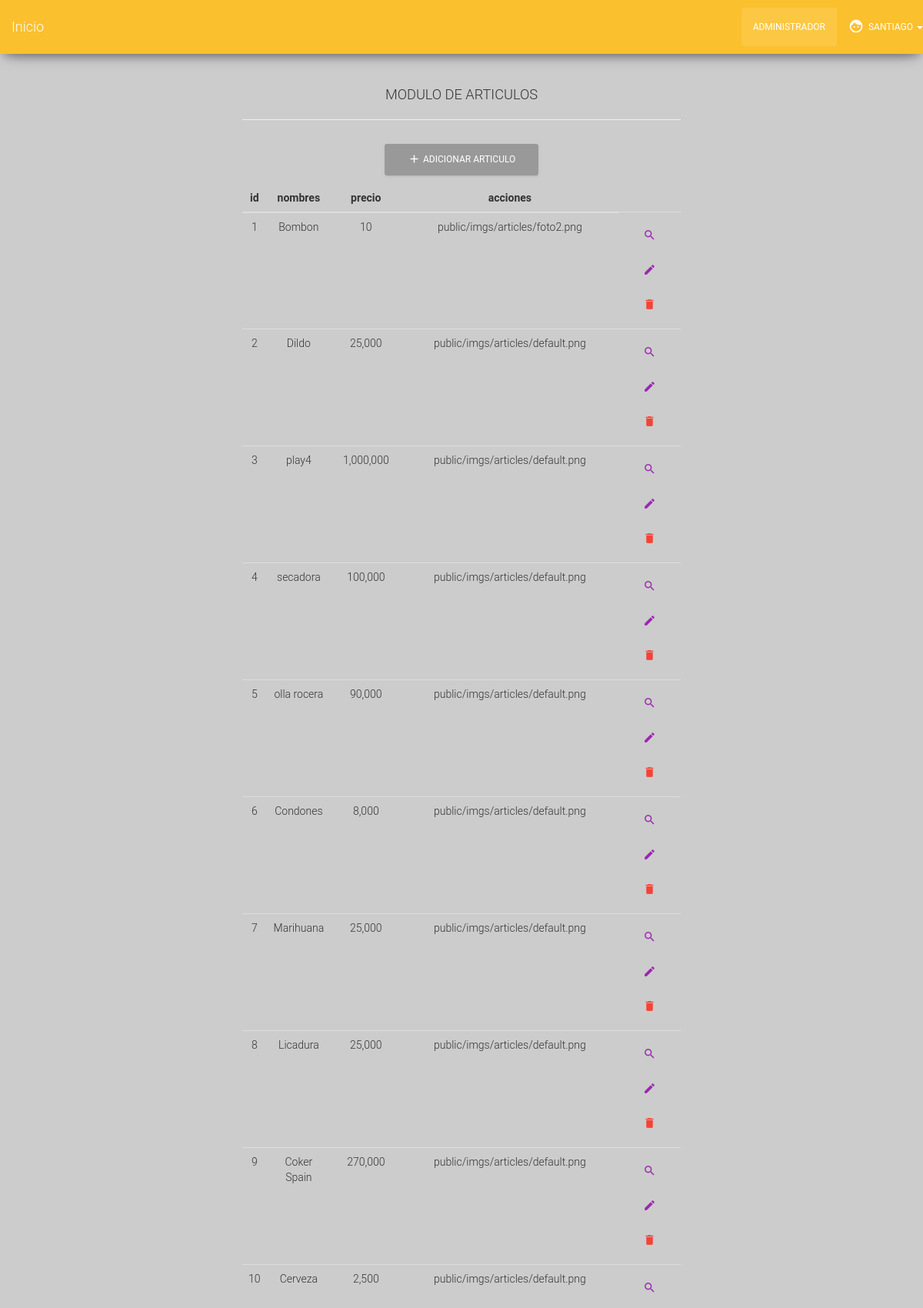
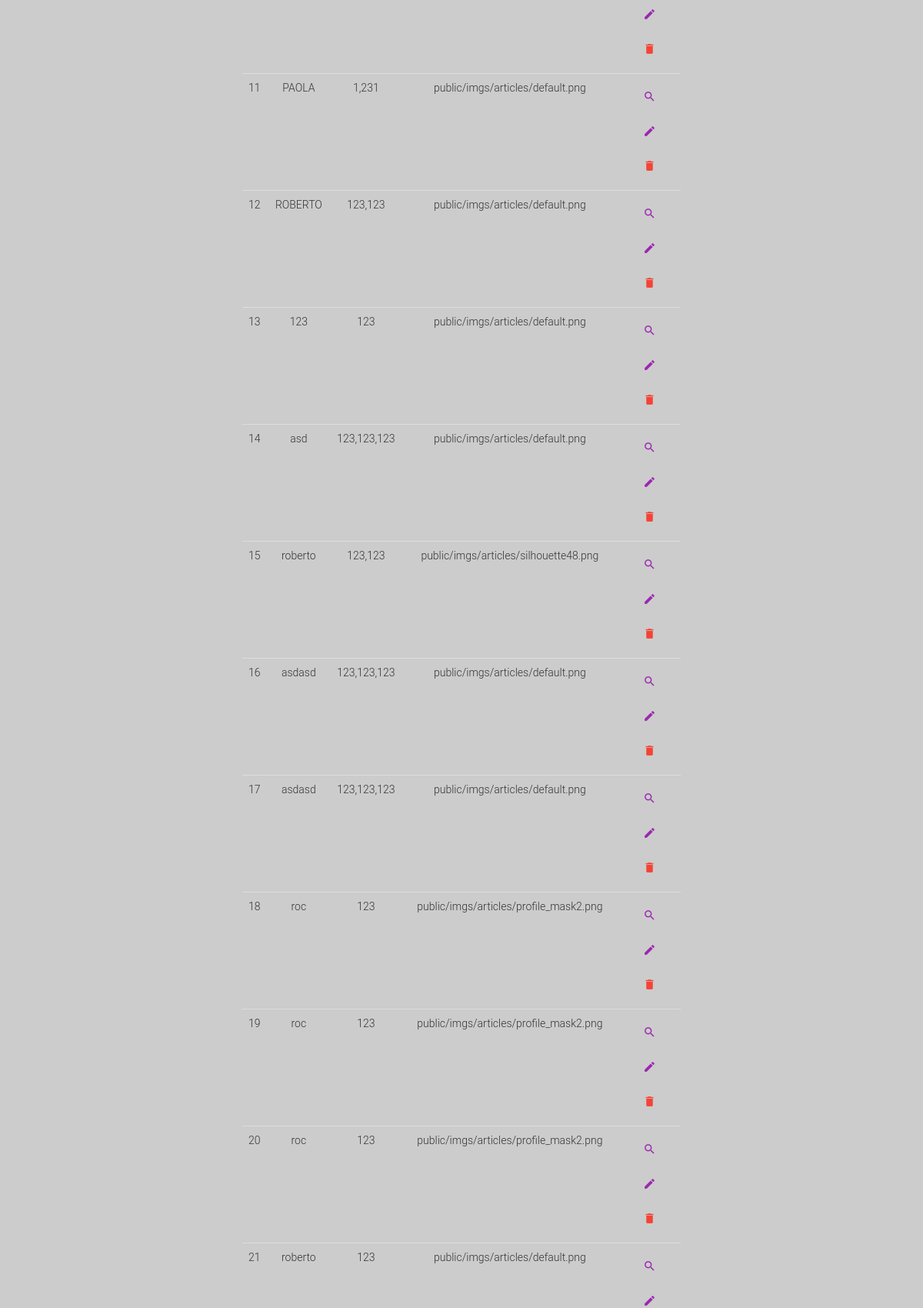
/pdo/admin/articles/index.php (signed in, upper part), run on the app's committed database (2 pictures, top to bottom).
### tables this page shows
CREATE TABLE `articulos` (
  `id` int(11) NOT NULL,
  `nombre` varchar(24) NOT NULL,
  `precio` int(11) NOT NULL,
  `imagen` varchar(128) NOT NULL DEFAULT 'public/imgs/articles/default.png'
);

### pdo/config/database.php (called while the page is built, shortened)
<?php
function showArticles($con){
	try {
		$stm = $con->prepare("select * from articulos");
		$stm->execute();
		return $stm->fetchAll();
	} catch (PDOException $e) {
		echo $e->getMessage();
	}
}

### pdo/admin/articles/index.php (the view, shortened to what this page needs)
<?php
	require '../../config/database.php';
	include '../../template/header.inc';
	include '../../template/navbar.inc';
?>
<div class="container-fluid">
	<div class="row">
		<div class="col-md-6 col-md-offset-3 text-center">
				<h4 class="text-uppercase">Modulo de articulos</h4>
				<hr>
				<a href="add.php" class="btn tbn-success">
					<i class="material-icons">add</i>
					adicionar articulo
				</a>
				<br>
				<table class="table table-hover">
						<thead>
							<th class="text-center">id</th>
							<th class="text-center">nombres</th>
							<th class="text-center">precio</th>
							<th class="text-center">acciones</th>
						</thead>
						<tbody>
							<?php 	$arts = showArticles($con);?>
							<?php foreach($arts as $art): ?>
								<tr>
									<td><?= $art['id'] ?></td>
									<td><?= $art['nombre'] ?>	</td>
									<td><?= number_format($art['precio']) ?></td>
									<td><?= $art['imagen'] ?></td>
									<td>
										<a href="show.php?id=<?=$art['id']?>" class="btn btn-primary btn-xs btn-simple" title="consultar"><i class="material-icons">search</i></a>
										<a href="edit.php?id=<?=$art['id']?>" class="btn btn-primary btn-xs btn-simple" title="modificar"><i class="material-icons">create</i></a>
										<a href="javascript:;" class="btn btn-danger btn-xs btn-simple btn-delete" rel="tooltop" data-delete="<?=$art['id']?>" title="eliminar"><i class="material-icons">delete</i></a>
									</td>
								</tr>
							<?php endforeach ?>
						</tbody>
				</table>
		</div>
	</div>
</div>
<?php include '../../template/footer.inc'; ?>

### pdo/public/css/custom.css (style rules this page uses)
div.container-fluid { padding-top:100px; }

### data on the page
articulos: id "1", nombre "Bombon", precio "10", imagen "public/imgs/articles/foto2.png"
articulos: id "2", nombre "Dildo", precio "25,000", imagen "public/imgs/articles/default.png"
articulos: id "3", nombre "play4", precio "1,000,000", imagen "public/imgs/articles/default.png"
articulos: id "4", nombre "secadora", precio "100,000", imagen "public/imgs/articles/default.png"
articulos: id "5", nombre "olla rocera", precio "90,000", imagen "public/imgs/articles/default.png"
articulos: id "6", nombre "Condones", precio "8,000", imagen "public/imgs/articles/default.png"
articulos: id "7", nombre "Marihuana", precio "25,000", imagen "public/imgs/articles/default.png"
articulos: id "8", nombre "Licadura", precio "25,000", imagen "public/imgs/articles/default.png"
articulos: id "9", nombre "Coker Spain", precio "270,000", imagen "public/imgs/articles/default.png"
articulos: id "10", nombre "Cerveza", precio "2,500", imagen "public/imgs/articles/default.png"
articulos: id "11", nombre "PAOLA", precio "1,231", imagen "public/imgs/articles/default.png"
articulos: id "12", nombre "ROBERTO", precio "123,123", imagen "public/imgs/articles/default.png"
articulos: id "13", nombre "123", precio "123", imagen "public/imgs/articles/default.png"
articulos: id "14", nombre "asd", precio "123,123,123", imagen "public/imgs/articles/default.png"
articulos: id "15", nombre "roberto", precio "123,123", imagen "public/imgs/articles/silhouette48.png"
articulos: id "16", nombre "asdasd", precio "123,123,123", imagen "public/imgs/articles/default.png"
articulos: id "17", nombre "asdasd", precio "123,123,123", imagen "public/imgs/articles/default.png"
articulos: id "18", nombre "roc", precio "123", imagen "public/imgs/articles/profile_mask2.png"
articulos: id "19", nombre "roc", precio "123", imagen "public/imgs/articles/profile_mask2.png"
articulos: id "20", nombre "roc", precio "123", imagen "public/imgs/articles/profile_mask2.png"
articulos: id "21", nombre "roberto", precio "123", imagen "public/imgs/articles/default.png"

### other printed values
$_SESSION['urol'] "ADMINISTRADOR"
$_SESSION['unombres'] "SANTIAGO"
